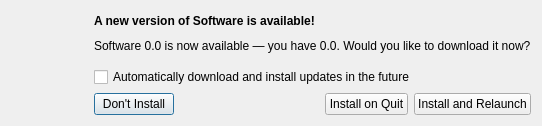
<?xml version="1.0" encoding="UTF-8"?>
<ui version="4.0">
 <class>QGlitterAutomaticUpdateAlert</class>
 <widget class="QDialog" name="QGlitterAutomaticUpdateAlert">
  <property name="windowTitle">
   <string>Software Update</string>
  </property>
  <layout class="QHBoxLayout" name="horizontalLayout_2">
   <property name="sizeConstraint">
    <enum>QLayout::SetFixedSize</enum>
   </property>
   <item>
    <layout class="QVBoxLayout" name="verticalLayout">
     <property name="rightMargin">
      <number>13</number>
     </property>
     <item>
      <widget class="QLabel" name="iconLabel">
       <property name="minimumSize">
        <size>
         <width>64</width>
         <height>64</height>
        </size>
       </property>
       <property name="maximumSize">
        <size>
         <width>64</width>
         <height>64</height>
        </size>
       </property>
       <property name="text">
        <string/>
       </property>
      </widget>
     </item>
     <item>
      <spacer name="verticalSpacer">
       <property name="orientation">
        <enum>Qt::Vertical</enum>
       </property>
       <property name="sizeHint" stdset="0">
        <size>
         <width>1</width>
         <height>40</height>
        </size>
       </property>
      </spacer>
     </item>
    </layout>
   </item>
   <item>
    <layout class="QVBoxLayout" name="verticalLayout_2">
     <item>
      <widget class="QLabel" name="headerLabel">
       <property name="text">
        <string notr="true">&lt;html&gt;&lt;head/&gt;&lt;body&gt;&lt;p&gt;&lt;span style=&quot; font-weight:600;&quot;&gt;A new version of Software is available!&lt;/span&gt;&lt;/p&gt;&lt;/body&gt;&lt;/html&gt;</string>
       </property>
      </widget>
     </item>
     <item>
      <widget class="QLabel" name="messageLabel">
       <property name="sizePolicy">
        <sizepolicy hsizetype="MinimumExpanding" vsizetype="Preferred">
         <horstretch>0</horstretch>
         <verstretch>0</verstretch>
        </sizepolicy>
       </property>
       <property name="text">
        <string notr="true">&lt;html&gt;&lt;head/&gt;&lt;body&gt;&lt;p&gt;Software 0.0 is now available &amp;mdash; you have 0.0. Would you like to download it now?&lt;/p&gt;&lt;/body&gt;&lt;/html&gt;</string>
       </property>
       <property name="wordWrap">
        <bool>false</bool>
       </property>
      </widget>
     </item>
     <item>
      <spacer name="verticalSpacer_2">
       <property name="orientation">
        <enum>Qt::Vertical</enum>
       </property>
       <property name="sizeType">
        <enum>QSizePolicy::Fixed</enum>
       </property>
       <property name="sizeHint" stdset="0">
        <size>
         <width>20</width>
         <height>5</height>
        </size>
       </property>
      </spacer>
     </item>
     <item>
      <widget class="QCheckBox" name="enableAutomaticDownload">
       <property name="text">
        <string>Automatically download and install updates in the future</string>
       </property>
      </widget>
     </item>
     <item>
      <layout class="QHBoxLayout" name="horizontalLayout">
       <item>
        <widget class="QPushButton" name="cancelButton">
         <property name="text">
          <string>Don't Install</string>
         </property>
        </widget>
       </item>
       <item>
        <spacer name="horizontalSpacer">
         <property name="orientation">
          <enum>Qt::Horizontal</enum>
         </property>
         <property name="sizeHint" stdset="0">
          <size>
           <width>40</width>
           <height>20</height>
          </size>
         </property>
        </spacer>
       </item>
       <item>
        <widget class="QPushButton" name="installLaterButton">
         <property name="text">
          <string>Install on Quit</string>
         </property>
        </widget>
       </item>
       <item>
        <widget class="QPushButton" name="installNowButton">
         <property name="text">
          <string>Install and Relaunch</string>
         </property>
        </widget>
       </item>
      </layout>
     </item>
    </layout>
   </item>
  </layout>
 </widget>
 <tabstops>
  <tabstop>installNowButton</tabstop>
  <tabstop>installLaterButton</tabstop>
  <tabstop>cancelButton</tabstop>
  <tabstop>enableAutomaticDownload</tabstop>
 </tabstops>
 <resources/>
 <connections/>
</ui>
